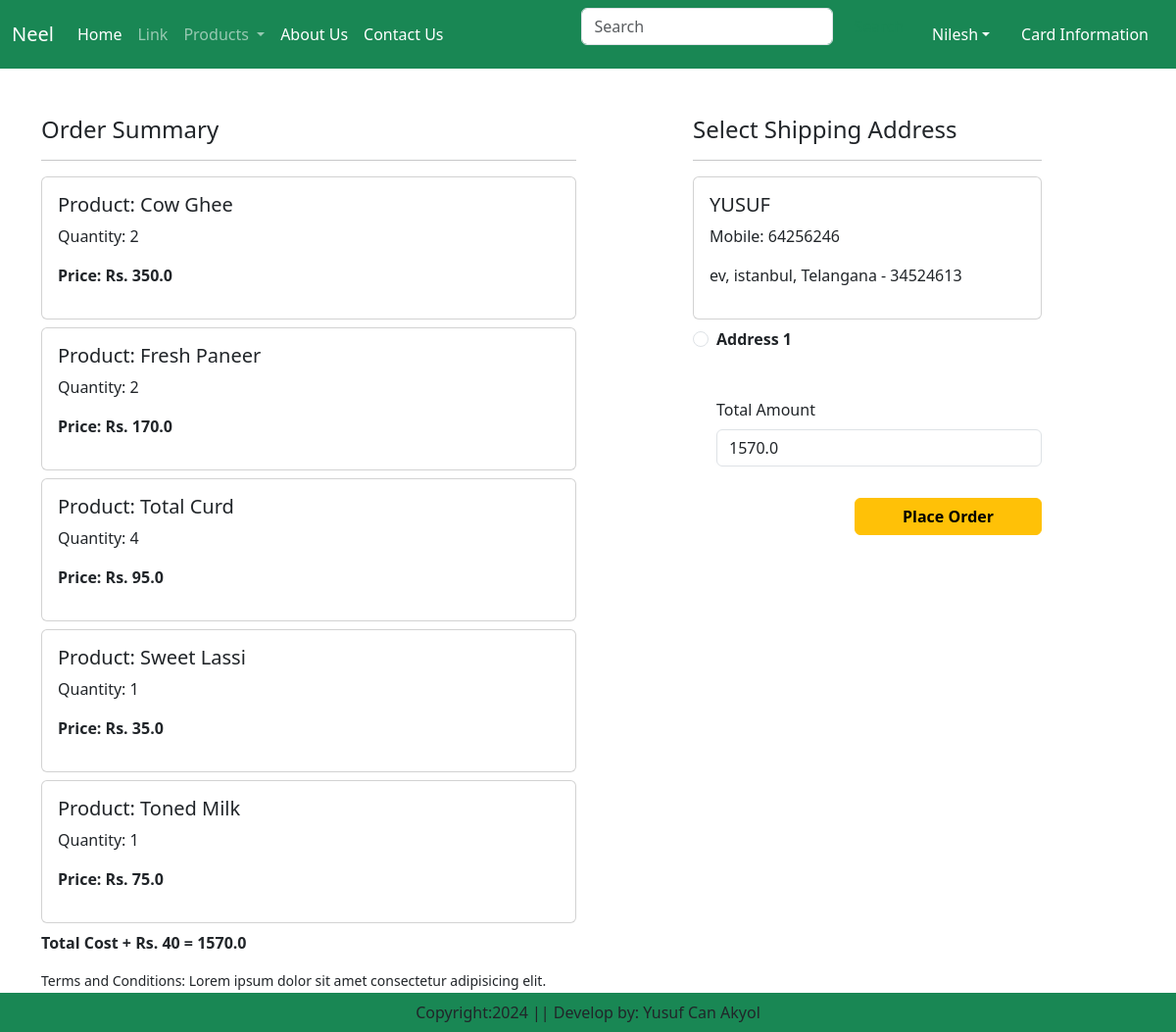
The app's page /checkout/ (signed in) with its own data.
### app/models.py (models this page shows, shortened)
class Cart(models.Model):
    user = models.ForeignKey(User, on_delete=models.CASCADE)
    product = models.ForeignKey(Product, on_delete=models.CASCADE)
    quantity = models.PositiveIntegerField(default=1)

class Product(models.Model):
    title = models.CharField(max_length=100)
    selling_price = models.FloatField()
    discounted_price = models.FloatField()
    description = models.TextField()
    composition = models.TextField(default='')
    prodapp = models.TextField(default='')
    category = models.CharField(choices=CATEGORY_CHOICES, max_length=2)
    product_image = models.ImageField(upload_to='product')

class Customer(models.Model):
    user = models.ForeignKey(User, on_delete=models.CASCADE)
    name = models.CharField(max_length=200)
    locality = models.CharField(max_length=200)
    city = models.CharField(max_length=50)
    mobile = models.IntegerField(default=0)
    zipcode = models.IntegerField()
    state = models.CharField(choices=STATE_CHOICES, max_length=100)

### app/views.py (the view, shortened to what this page needs)
# urls.py: path('checkout/', CheckoutView.as_view(), name='checkout'),  # Ensure this is correct
class CheckoutView(View):
    def get(self, request, *args, **kwargs):
        addresses = Customer.objects.filter(user=request.user)
        cart_items = Cart.objects.filter(user=request.user)
        total_amount = 0
        for item in cart_items:
            total_amount += item.quantity * item.product.discounted_price
        shipping_cost = 40
        total_with_shipping = total_amount + shipping_cost
        context = {
            'addresses': addresses,
            'cart_items': cart_items,
            'totalamount': total_with_shipping,
        }
        return render(request, 'app/checkout.html', context)

### app/templates/app/checkout.html (shortened to what this page needs)
{% extends 'app/base.html' %}
{% load static %}
{% block main-content %}
<div class="container">
    <div class="row mt-5">
        <div class="col-sm-6">
            <h4>Order Summary</h4>
            <hr>
            {% for item in cart_items %}
            <div class="card mb-2">
                <div class="card-body">
                    <h5>Product: {{ item.product.title }}</h5>
                    <p>Quantity: {{ item.quantity }}</p>
                    <p class="fw-bold">Price: Rs. {{ item.product.discounted_price }}</p>
                </div>
            </div>
            {% endfor %}
            <p class="fw-bold">Total Cost + Rs. 40 = {{ totalamount }}</p>
            <small>Terms and Conditions: Lorem ipsum dolor sit amet consectetur adipisicing elit. Vitae dolores facere reiciendis velit adipisci nisi dolorum nihil magni ipsam tempora ea porro dignissimos, enim eaque officiis magnam quia voluptatum cum.</small>
        </div>
        <div class="col-sm-4 offset-sm-1">
            <h4>Select Shipping Address</h4>
            <hr>
            <form method="post" id="myform">
                {% for ad in addresses %}
                <div class="card">
                    <div class="card-body">
                        <h5>{{ ad.name }}</h5>
                        <p>Mobile: {{ ad.mobile }}</p>
                        <p>{{ ad.locality }}, {{ ad.city }}, {{ ad.state }} - {{ ad.zipcode }}</p>
                    </div>
                </div>
                <div class="form-check mt-2 mb-5">
                    <input class="form-check-input" type="radio" name="custid" id="custadd{{ forloop.counter }}" value="{{ ad.id }}">
                    <label class="form-check-label fw-bold" for="custadd{{ forloop.counter }}">Address {{ forloop.counter }}</label>
                </div>
                {% endfor %}
                <div class="form-check mb-3">
                    <label for="totamount" class="form-label">Total Amount</label>
                    <input type="number" class="form-control" name="totamount" value="{{ totalamount }}" readonly>
                </div>
            </form>
            <form method="get" action="{% url 'placeorder' %}">
                <div class="text-end">
                    <button type="submit" class="btn btn-warning mt-3 px-5 fw-bold">Place Order</button>
                </div>
            </form>
        </div>
    </div>
</div>
{% endblock main-content %}

### records on screen
Cart: product "Cow Ghee", quantity "2", product.discounted_price "350.0"
Cart: product "Fresh Paneer", quantity "2", product.discounted_price "170.0"
Cart: product "Total Curd", quantity "4", product.discounted_price "95.0"
Cart: product "Sweet Lassi", quantity "1", product.discounted_price "35.0"
Cart: product "Toned Milk", quantity "1", product.discounted_price "75.0"
Customer: name "YUSUF", mobile "64256246", locality "ev", city "istanbul", state "Telangana", zipcode "34524613"

### other values on screen
{{ totalamount }} "1570.0"
